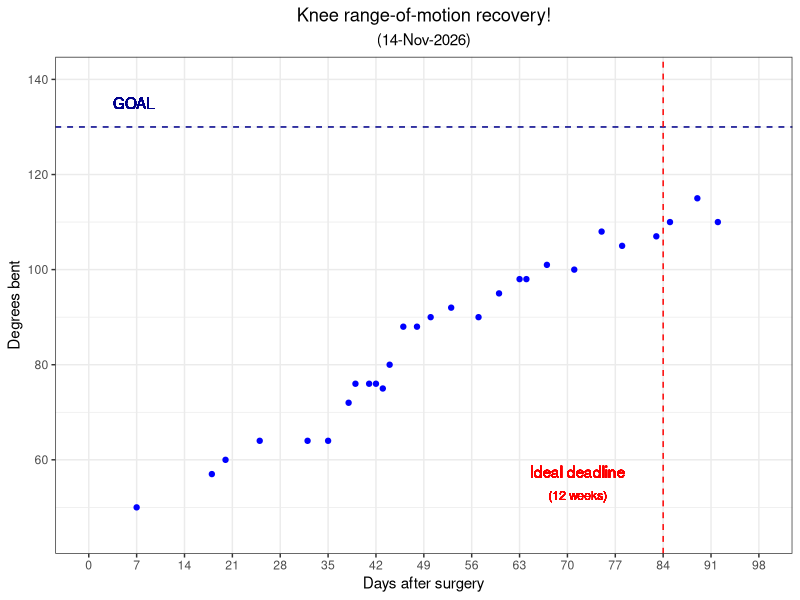

Here is the R script that generated this plot:
library(tidyverse)

df <- read.table("knee-range-of-motion.tsv", sep = "\t", header = TRUE)

curr_date <- format(Sys.time(), "%d-%b-%Y")

## plotting with days on X axis
max_day_for_plot <- ceiling(df[2] %>% max() / 7) * 7

plot <- ggplot(df, aes(x = Days.after.surgery, y = Degrees.bent)) + geom_point(color = "blue") +
    labs(y = "Degrees bent", x = "Days after surgery", title = "Knee range-of-motion recovery!",
         subtitle = paste0("(", curr_date, ")")) +
    ylim(45,140) +
    scale_x_continuous(breaks=seq(0,max_day_for_plot,7), limits = c(0,max_day_for_plot), minor_breaks = NULL) +
    geom_hline(yintercept = 130, linetype = "dashed", color = "darkblue") +
    geom_text(x = 6.6, y = 135, label = "GOAL", color = "darkblue") +
    geom_vline(xintercept = 84, linetype = "dashed", color = "red") +
    geom_text(x = 71.5, y = 57.5, label = "Ideal deadline", color = "red") +
    geom_text(x = 71.5, y = 52.5, label = "(12 weeks)", color = "red", size = 3) +
    theme_bw() +
    theme(plot.title = element_text(hjust = 0.5), plot.subtitle = element_text(hjust = 0.5))


## plotting with weeks on X axis
# num_total_weeks <- ceiling(df[2] %>% max() / 7)
#
# plot <- ggplot(df, aes(x = Days.after.surgery / 7, y = Degrees.bent)) + geom_point(color = "blue") +
#     labs(y = "Degrees bent", x = "Weeks after surgery", title = "Knee range-of-motion recovery!",
#          subtitle = paste0("(", curr_date, ")")) +
#     ylim(45,140) +
#     scale_x_continuous(breaks=seq(0, num_total_weeks, 1), limits = c(0, num_total_weeks), minor_breaks = NULL) +
#     geom_hline(yintercept = 130, linetype = "dashed", color = "darkblue") +
#     geom_text(x = 1, y = 135, label = "GOAL", color = "darkblue") +
#     geom_vline(xintercept = 12, linetype = "dashed", color = "red") +
#     geom_text(x = 10.35, y = 55.45, label = "Ideal deadline", color = "red") +
#     theme_bw() +
#     theme(plot.title = element_text(hjust = 0.5), plot.subtitle = element_text(hjust = 0.5))

# writing out pdf
pdf(paste0(curr_date, "-knee-ROM-progress.pdf"), width = 5, height = 4)
plot
dev.off()
